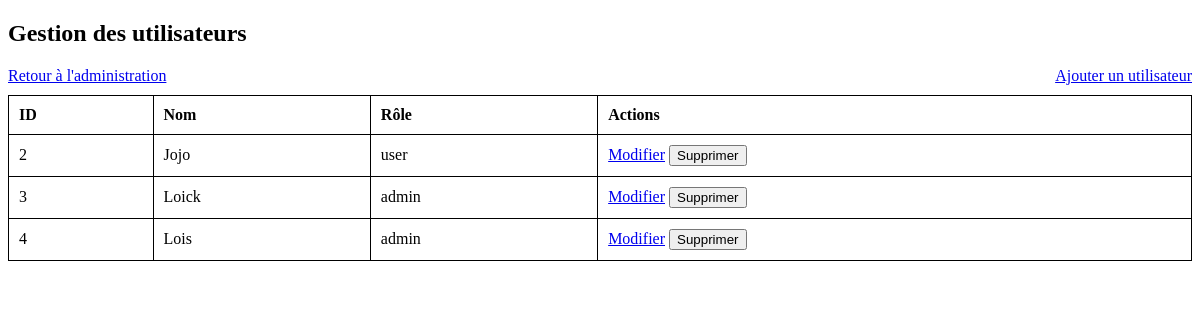
Before: /admin/users (signed in) with the older database file.
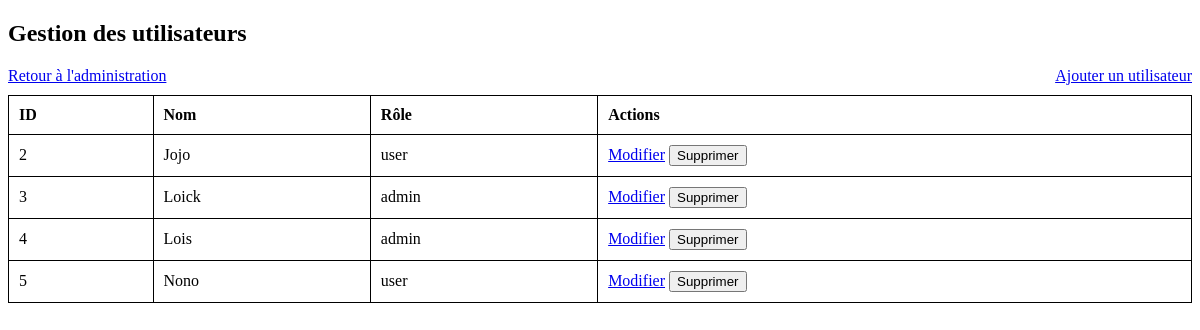
After: the same page with the newer database file.
### tables this page shows
CREATE TABLE users (
        id INTEGER PRIMARY KEY, 
        name VARCHAR(255) NOT NULL UNIQUE,
        password VARCHAR(255) NOT NULL,
        role VARCHAR(50) NOT NULL DEFAULT 'user'
    );

### Backend/app.py (the view)
@app.route('/admin/users', methods=['GET'])
def admin_users():
    if 'role' not in session or session['role'] != 'admin':
        flash("Accès interdit.", 'error')
        return redirect(url_for('login'))
    users = get_all_users()
    return render_template('admin_users_table.html', users=users)

### Backend/database.py (called while the page is built)
def get_all_users():
    with db.connect() as conn:
        result = conn.execute(text("SELECT * FROM users")).fetchall()
        return [dict(row) for row in result]

### Frontend/templates/admin_users_table.html (shortened to what this page needs)
<!DOCTYPE html>
<html lang="fr">
<head>
    <link rel="stylesheet" href="/static/css/styles_admin_table.css">
</head>
<body>
    <h2>Gestion des utilisateurs</h2>
    <a href="/admin" class="btn-back">Retour à l'administration</a>
    <a href="/admin/users/add" class="btn-add">Ajouter un utilisateur</a>
    <table>
        <thead>
            <tr>
                <th>ID</th>
                <th>Nom</th>
                <th>Rôle</th>
                <th>Actions</th>
            </tr>
        </thead>
        <tbody>
            {% for user in users %}
            <tr>
                <td>{{ user.id }}</td>
                <td>{{ user.name }}</td>
                <td>{{ user.role }}</td>
                <td>
                    <a href="/admin/users/edit/{{ user.id }}">Modifier</a>
                    <form action="/admin/users/delete/{{ user.id }}" method="post" style="display:inline;">
                        <button type="submit" class="btn-delete" onclick="return confirm('Êtes-vous sûr de vouloir supprimer cet utilisateur ?');">Supprimer</button>
                    </form>
                </td>
            </tr>
            {% endfor %}
        </tbody>
    </table>
</body>
</html>

Changed rows visible on the page:
added users: id "5", name "Nono", role "user"
